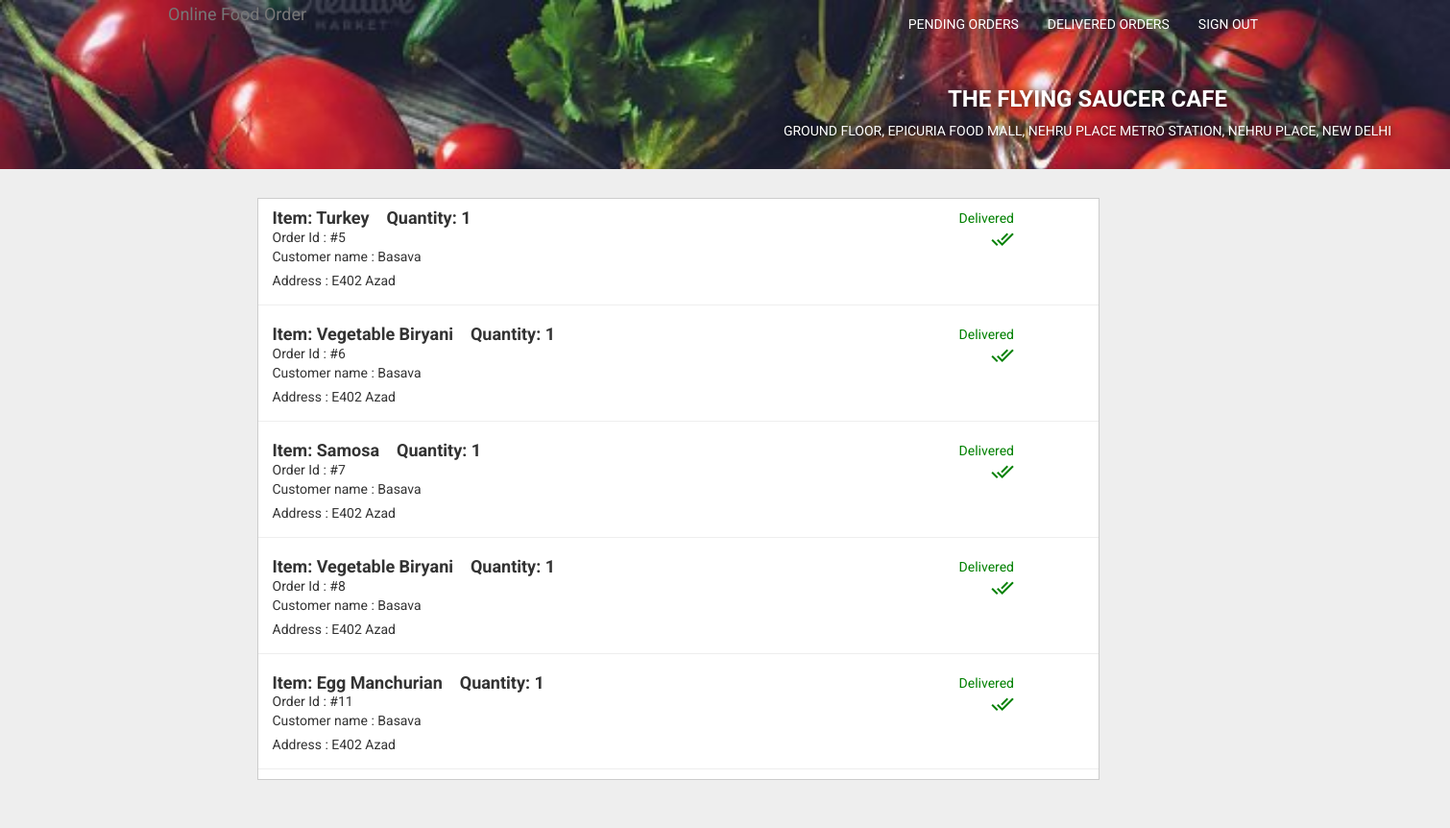
Page /polls/list_delivered_orders/ (signed in) on the committed database.
### polls/models.py (models this page shows)
class Restaurant(models.Model):
	r_id = models.DecimalField(max_digits=10,decimal_places=0,primary_key=True)
	r_name = models.CharField(max_length=200)
	r_mobile = models.DecimalField(max_digits=10,decimal_places=0)
	r_address = models.CharField(max_length=1000)
	r_city = models.CharField(max_length=200)
	r_rating = models.DecimalField(max_digits=2,decimal_places=1)
	r_email = models.EmailField(max_length=200,unique=True)
	r_password = models.CharField(max_length=200)
	img_url = models.URLField(max_length=200)
	def __str__(self):
		return str(self.r_id)+" "+self.r_name

class Order(models.Model):
	order_id = models.DecimalField(max_digits=3,decimal_places=0,primary_key=True)
	total_cost = models.DecimalField(max_digits=10,decimal_places=2)
	order_status = models.CharField(max_length=200)
	def __str__(self):
		return str(self.order_id)+" "+self.order_status

class Cart_Item(models.Model):
	cart_item_id = models.DecimalField(max_digits=3,decimal_places=0,primary_key=True)
	item_id = models.ForeignKey(Item)
	quantity = models.DecimalField(max_digits=3,decimal_places=0)
	net_cost = models.DecimalField(max_digits=10,decimal_places=2)
	status = models.CharField(max_length=200)
	restaurant_id = models.ForeignKey(Restaurant)
	def __str__(self):
		return str(self.cart_item_id)+" "+str(self.item_id)

class Item(models.Model):
	i_id = models.DecimalField(max_digits=5,decimal_places=0,primary_key=True)
	i_name = models.CharField(max_length=200)
	i_cost = models.DecimalField(max_digits=10,decimal_places=2)
	i_cuisine_id = models.ForeignKey(Cuisine,on_delete=models.CASCADE)
	img_url = models.URLField(max_length=200)
	def __str__(self):
		return str(self.i_id)+" "+self.i_name

class Customer(models.Model):
	u_id = models.DecimalField(max_digits=10,decimal_places=0,primary_key=True)
	u_name = models.CharField(max_length=200)
	u_mobile = models.DecimalField(max_digits=10,decimal_places=0)
	u_address = models.CharField(max_length=1000)
	u_city = models.CharField(max_length=200)
	u_email = models.EmailField(max_length=200,unique=True)
	u_password = models.CharField(max_length=200)
	u_latest_cart_id = models.DecimalField(max_digits=3,decimal_places=0)
	def __str__(self):
		return str(self.u_id)+" "+self.u_name

### polls/views.py (the view)
def list_delivered_orders(request):
    r = Restaurant.objects.get(pk=int(request.session.get('current_rest','0')))
    ro = Restaurant_Order.objects.all()
    all_orders = []
    for ri in ro:
        if ri.restaurant_id.r_id==r.r_id:
            order = ri.order_id
            cart_item = ri.cart_item_id
            cart_contains = Cart_Contains.objects.all()
            if cart_item.status=="delivered":
                for cc in cart_contains:
                    if cc.cart_item_id.cart_item_id==cart_item.cart_item_id:
                        cart = cc.cart_id
                        user_cart = User_Cart.objects.all()
                        for uc in user_cart:
                            if uc.cart_id.cart_id==cc.cart_id.cart_id:
                                cust = Customer.objects.get(pk=uc.user_id.u_id)
                                all_orders.append({'order':order,'cust':cust,'cart_item':cart_item})
    context = {
        'r':r,
        'all_orders':all_orders,
    }
    return render(request, 'polls/restaurant_orders.html',context)

### polls/templates/polls/restaurant_orders.html (shortened to what this page needs)
<!DOCTYPE html>
<html lang="en">
<head>
    {% load static %}
    <link href="{% static 'polls/css/nouislider.min.css' %}" rel="stylesheet">
    {% load static %}
    <link href="{% static 'polls/css/bootstrap.min.css' %}" rel="stylesheet">
    {% load static %}
    <link href="{% static 'polls/css/style.css' %}" rel="stylesheet" />
    <link rel="stylesheet" href="https://maxcdn.bootstrapcdn.com/font-awesome/4.5.0/css/font-awesome.min.css">
</head>
<body>
    <header class="container-fluid header-background">
        <div class="row">
            <nav class="navbar navbar-default wakis-nav">
                <div class="container">
                    <div class="navbar-header">
                       <a class="navbar-brand" href="#" >Online <span>Food Order</span></a></a>
                    </div>
                    <div class="collapse navbar-collapse" id="bs-example-navbar-collapse-1">
                        <ul class="nav navbar-nav navbar-right">
                            <li><a href="/polls/login_check/">Pending Orders</a></li>
                            <li><a href="/polls/list_delivered_orders/">Delivered Orders</a></li>
                            <li><a href="">Sign Out</a></li>
                        </ul>
                    </div>
                </div>
            </nav>
        </div>
        <div class="row text-center">
            <div class="col-sm-6 col-sm-offset-3">
                <div class="row">
                    <div class="text-center col-xs-12 text-shadow text-uppercase">
                        <h3 class="bold">{{r.r_name}}</h3>
                        <p>{{r.r_address}}</p>
                    </div>
                </div>
            </div>
        </div>
    </header>
     <main class="main">
        <div class="wrap">
            <div class="container">
                <div class="row top-30">
                    <div class="col-sm-9 col-sm-offset-1">
                        <div class="row">
                            <div class="col-sm-20">
                                <div class="row">
                                    <div class="col-xs-12 pad-0-30">
                                        <div class="row white-back-grey-border down-30 listing">
                                            <div class="col-xs-12">
                                            {%if all_orders%}
                                                {% for ao in all_orders %}
                                                    <div class="row restaurant">
                                                        <div class="col-sm-5">
                                                            <h4 class="bold r-name">
                                                            Item: {{ao.cart_item.item_id.i_name}}&nbsp;&nbsp;&nbsp;
                                                            Quantity: {{ao.cart_item.quantity}}
                                                            </h4>
                                                            <p class="">Order Id : #{{ao.order.order_id}}<br/>Customer name : {{ao.cust.u_name}}</p>
                                                            <p class="text">Address : {{ao.cust.u_address}}</p>
                                                        </div>
                                                        {%if ao.cart_item.status == "ordered" %}
                                                            <div class="col-sm-2 text-center v-middle">
                                                                <a href="/polls/cook/{{ao.order.order_id}}/{{ao.cart_item.cart_item_id}}/" class="btn btn-sm btn-primary text-uppercase ">Cook</a>
                                                            </div>
                                                            <div class="col-sm-2 text-center v-middle">
                                                                <a href="" class="btn disabled btn-sm btn-primary text-uppercase">Deliver</a>
                                                            </div>
                                                            <div class="col-sm-2 text-center v-middle">
                                                                <a href="" class="btn disabled btn-sm btn-primary text-uppercase">Delivered</a>
                                                            </div>
                                                        {% else %}
                                                            <div class="col-md-6 order-price text-right">
                                                            <p class="order-active">
                                                                Delivered<br />
                                                                <i class="material-icons">done_all</i>
                                                            </p>
                                                            </div>
                                                        {% endif %}
                                                    </div>
                                                {% endfor %}
                                            {% endif %}
                                            </div>
                                        </div>
                                    </div>
                                </div>
                            </div>
                        </div>
                    </div>
                </div>
            </div>
        </div>
    </main>
</body>
</html>

### polls/static/polls/css/style.css (style rules this page uses)
body { font-family: 'Roboto', sans-serif; }
a { color: inherit; }
.material-icons { vertical-align: middle; }
.text-shadow { text-shadow: #000 1px 1px 10px; }
.bold { font-weight: bold; }
.top-30 { margin-top: 30px; }
.down-30 { margin-bottom: 30px; }
.pad-0-30 { padding: 0px 30px; }
.white-back-grey-border { background-color: #FFF; border: #CCC thin solid; }
.main { background-color: #EEE; min-height: 50vh; padding-bottom: 20px; }
.wakis-nav .navbar-brand { padding: 5px; height: auto; overflow: hidden; }
.wakis-nav { background-color: transparent; border-radius: 0px; border-color: #3e2723; border: none; }
.wakis-nav .navbar-nav > li > a { color: #FFF; text-transform: uppercase; }
.header-background { background: url(../img/pounded-yam.JPG) no-repeat; background-size: cover; color: #FFF; padding-bottom: 20px; }
.pop-thumbs p, h4 { margin-bottom: 3px; }
.restaurant { border-bottom: #EEE thin solid; padding: 10px 0px; margin-bottom: 10px; }
.restaurant .r-name { margin: 0px; }
.restaurant p { margin-bottom: 5px; }
.order-active { color:green; }
.order-price { word-wrap: break-word; }
@media (min-width: 768px) { .col-sm-6 { width: 100%; } }

### rows in the picture
Restaurant: r_name "THE FLYING SAUCER CAFE", r_address "GROUND FLOOR, EPICURIA FOOD MALL, NEHRU PLACE METRO STATION, NEHRU PLACE, NEW DELHI"
Order: cart_item.item_id.i_name "Turkey", cart_item.quantity "1", order.order_id "5", cust.u_name "Basava", cust.u_address "E402 Azad"
Order: cart_item.item_id.i_name "Vegetable Biryani", cart_item.quantity "1", order.order_id "6", cust.u_name "Basava", cust.u_address "E402 Azad"
Order: cart_item.item_id.i_name "Samosa", cart_item.quantity "1", order.order_id "7", cust.u_name "Basava", cust.u_address "E402 Azad"
Order: cart_item.item_id.i_name "Vegetable Biryani", cart_item.quantity "1", order.order_id "8", cust.u_name "Basava", cust.u_address "E402 Azad"
Order: cart_item.item_id.i_name "Egg Manchurian", cart_item.quantity "1", order.order_id "11", cust.u_name "Basava", cust.u_address "E402 Azad"
